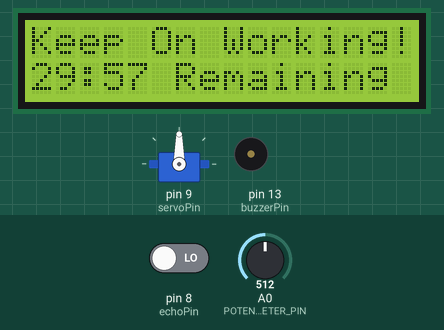
Recording of a sketch running on a simulated Arduino Uno, built with avr-gcc and run on an emulated ATmega328P. Parts: servo, 16×2 character LCD, buzzer (waves = sounding, pin HIGH). The test bench sets the inputs (shaded band); at power-on: A0 (POTENTIOMETER_PIN) = 512, pin 8 (echoPin) LOW. Pins used as bus, display or sensor lines are not drawn.

Above: at 2.6 s.
2.7 s: A0 (POTENTIOMETER_PIN) set to 20
At 4.5 s:
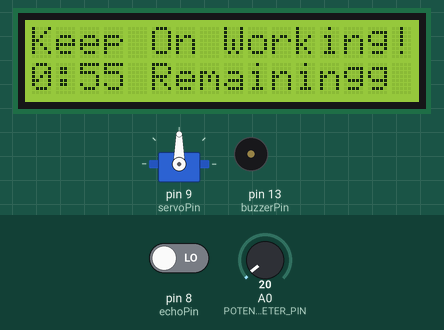
9.1 s: A0 (POTENTIOMETER_PIN) set to 16
At 10.9 s:
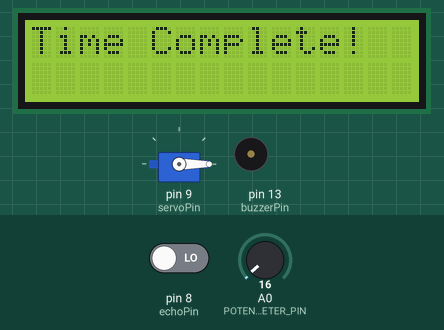
Timing chart, 0 to 12.4 s (numbered marks = the images above; inputs shaded):
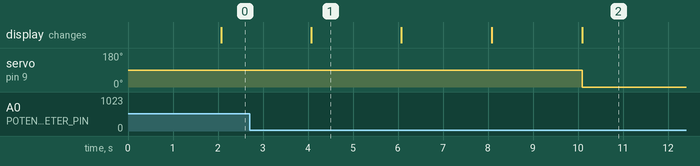

Measured:
- the behaviour switches between 18 and 17 on A0 (POTENTIOMETER_PIN) (found by bisection; images 1 and 2)
- after the input at 2.7 s, the display: changes after 1.4 s (image 1)
- after the input at 9.1 s, servo on pin 9 (servoPin): 90° → 0° after 0.99 s; the display: changes after 0.99 s (image 2)
- what the display in image 1 shows lasts 2.0 s, from 4.1 s to 6.1 s

The sketch:

Hackathon2023Code.ino
```cpp
#include <Servo.h>
#include <LiquidCrystal.h>
#define POTENTIOMETER_PIN A0
Servo phoneLockServo;
LiquidCrystal lcd(12, 11, 5, 4, 3, 2);

// Sets pin numbers
const int triggerPin = 7;
const int echoPin = 8;
const int servoPin = 9;
const int buzzerPin = 13;

// Distance calculation variables
double timeToReceive;
double distance;

// Time calculation variables
double potentiometerData;
double startTime;
double currentTimeInMins;
double timeRemainingMins;

// Time display variables
int hours;
int minutes;
int seconds;
int timeSetDuration;

bool isFinished;

void setup() {
  pinMode(buzzerPin, OUTPUT);
  pinMode(triggerPin, OUTPUT);
  pinMode(echoPin, INPUT);
  phoneLockServo.attach(servoPin);
  lcd.begin(16, 2);
  startTime = millis();
  lockPhone();
  isFinished = false;
}

void loop() {
  checkPosture();
  // Time calculations
  currentTimeInMins = (millis() - startTime) / 60000;
  potentiometerData = analogRead(POTENTIOMETER_PIN);
  timeSetDuration = map(potentiometerData, 0, 1023, 0, 60); // turns input from potentiometer into time(m)
  timeRemainingMins = timeSetDuration - currentTimeInMins;

  // Time display calculations
  hours = timeRemainingMins / 60;
  minutes = timeRemainingMins - (hours * 60);
  seconds = (timeRemainingMins - (hours * 60) - minutes) * 60;

  lcd.setCursor(0, 1);

  // Displays remaining time on LCD screen
  if (!isFinished) {
 	lcd.print(minutes);
  	lcd.print(":");
  	lcd.print(seconds);
  	lcd.print(" Remaining");
  }

  // Unlocks phone after timer runs out
  if (timeRemainingMins <= 0) {
    lcd.clear();
    lcd.setCursor(0, 0);
    lcd.print("Time Complete!");
    unlockPhone();
    isFinished = true;
  }
}

void checkPosture() {
  // Checks distance between user and the ultrasonic distance sensor
  digitalWrite(triggerPin,HIGH);
  delay(1000);
  digitalWrite(triggerPin,LOW);
  timeToReceive = pulseIn(echoPin,HIGH);
  distance = timeToReceive*0.034/2; //Gets distance of the person away from the sensor in cm

  // Alerts the user if their distance from the sensor is above 20 cm
  if (distance >= 20 && !isFinished) {
	lcd.setCursor(0, 0);
    lcd.print("Fix Posture!");
    lcd.print("                ");
    tone(buzzerPin, 523, 100);
  }
  if (distance < 20 && !isFinished) {
  	lcd.setCursor(0, 0);
    lcd.print("Keep On Working!");
  }
}

void lockPhone() {
  // Locks the phone lock by turning the servo 90 degrees
  phoneLockServo.write(90);
}

void unlockPhone() {
  // Unlocks the phone lock by turning the servo back to original position
  phoneLockServo.write(0);
}
```
